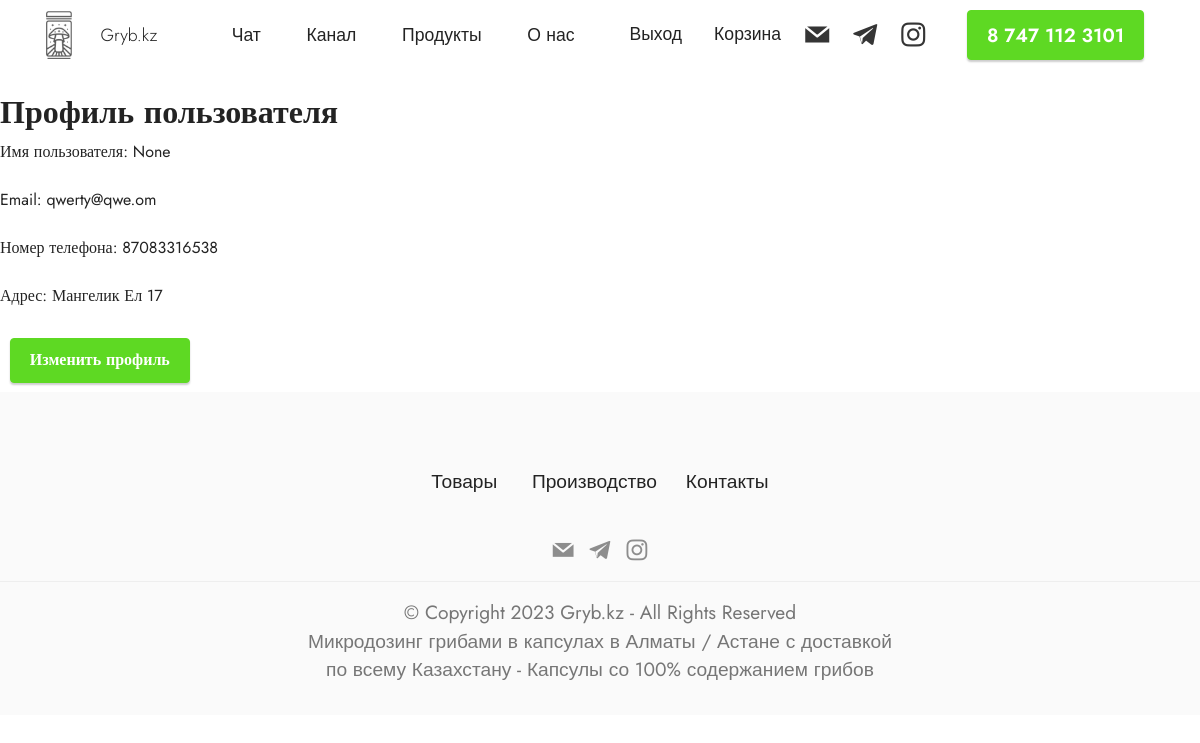
/accounts/profile/ (signed in), run on the app's committed database.
### gryb_app/models.py (models this page shows, shortened)
class User(AbstractUser):
    username = models.CharField('Имя пользователя', max_length=150, unique=True, blank=True, null=True)
    name = models.CharField('Имя', max_length=255)
    email = models.EmailField('Email', unique=True)
    phone_number = models.CharField('Номер телефона', max_length=20)
    address = models.CharField('Адрес', max_length=255)
    groups = models.ManyToManyField(AuthGroup, blank=True, related_name='gryb_users')
    user_permissions = models.ManyToManyField(AuthPermission, blank=True, related_name='gryb_users')
    USERNAME_FIELD = 'email'
    REQUIRED_FIELDS = ['name', 'phone_number', 'address']
    objects = CustomUserManager()

### gryb_app/views.py (the view)
# urls.py: path('accounts/profile/', views.profile_view, name='profile'),
@login_required
def profile_view(request):
    return render(request, 'gryb_app/profile.html', {'user': request.user})

### gryb_app/templates/gryb_app/profile.html (shortened to what this page needs)
{% extends 'gryb_app/base.html' %}
{% load static %}
{% block content %}
<br><br><br><br>
  <h2>Профиль пользователя</h2>
  <p>Имя пользователя: {{ user.username }}</p>
  <p>Email: {{ user.email }}</p>
  <p>Номер телефона: {{ user.phone_number }}</p>
  <p>Адрес: {{ user.address }}</p>
  <a id="redirect-link" href="{% url 'gryb_app:edit_profile' %}" class="btn btn-primary">Изменить профиль</a>
{% endblock %}

### gryb_app/static/theme/css/style.css (style rules this page uses)
body { font-style: normal; line-height: 1.5; font-weight: 400; color: #232323; position: relative; }
a { font-style: normal; font-weight: 400; cursor: pointer; }
a, a:hover { text-decoration: none; }
h1, h2, h3, h4, h5, h6 { line-height: 1; word-break: break-word; word-wrap: break-word; font-weight: bold; }
.display-1, .display-2, .display-4, .display-5, .display-7, span, p, a { line-height: 2; word-break: break-word; word-wrap: break-word; }
.btn { font-weight: 600; border-width: 1px; font-style: normal; margin: 0.6rem 0.6rem; white-space: normal; transition: all 0.2s ease-in-out; display: inline-flex; align-items: center; justify-content: center; word-break: break-word; }
html, body { height: auto; min-height: 100vh; }

### data on the page
User: username "None", email "qwerty@qwe.om", phone_number "87083316538", address "Мангелик Ел 17"
